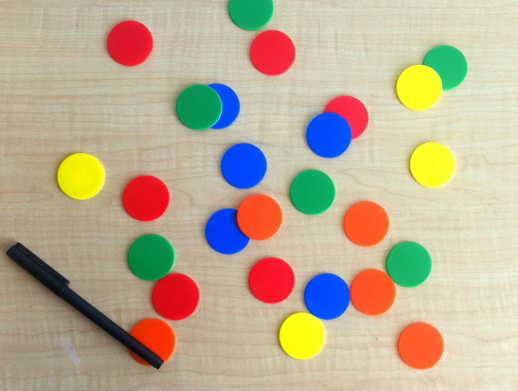
%> input picture proj_1/demos_preprocessing/coloredChips.png, 518 x 391 px
$ octave demo11_kmeans_ex.m   (GNU Octave 9; MATLAB toolbox functions it lacks are replaced by stand-ins)
%> lines starting %> are read from the running program, lines starting %| are printed output that depends on the picture
### proj_1/demos_preprocessing/rgb2lab.m
% RGB2LAB - RGB to L*a*b* colour space
%
% Usage: Lab = rgb2lab(im)
%
% This function wraps up calls to MAKECFORM and APPLYCFORM in a conveenient
% form.  Note that if the image is of type uint8 this function casts it to
% double and divides by 255 so that the transformed image can have the
% proper negative values for a and b.  (If the image is left as uint8 MATLAB
% will shift the values into the range 0-255)

% Copyright (c) 2009 Peter Kovesi
% School of Computer Science & Software Engineering
% The University of Western Australia
% pk at csse uwa edu au
% http://www.csse.uwa.edu.au/

% PK May 2009

function Lab = rgb2lab(im)

    if ndims(im) ~= 3;
        error('Image must be a colour image');
    end

    cform = makecform('srgb2lab');
    im = im2double(im);
    Lab = applycform(im, cform);
end

### proj_1/demos_preprocessing/demo11_kmeans_ex.m
clear variables;
close all;
clc;

chips = imread('coloredChips.png');
%> chips is the input picture: size 391x518x3 uint8; mean R, G, B 188.3, 173.3, 148.1
chipsLab = rgb2lab(chips);
%> in rgb2lab, `Lab = applycform(im, cform);`: Lab: size 391x518x3 double; mean of channels 1, 2, 3 73, 5, 16.6
A = chipsLab(:,:,2);
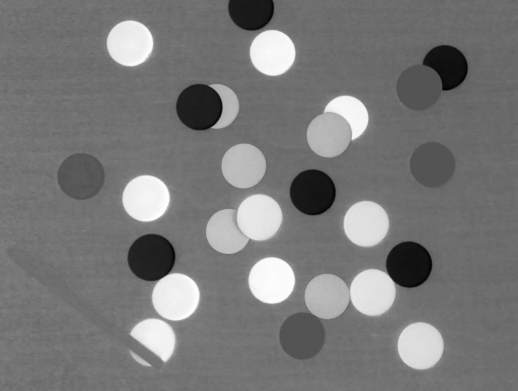
%> A: size 391x518 double; min -62.97, max 80.54, mean 5; drawn with min black and max white
B = chipsLab(:,:,3);
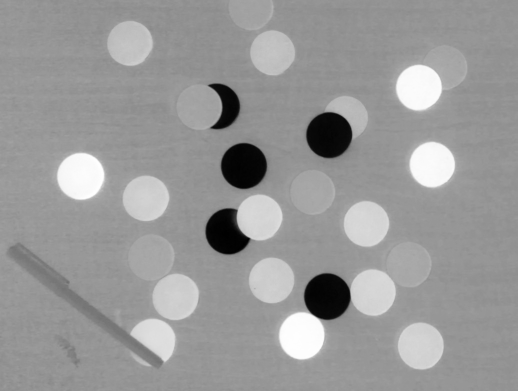
%> B: size 391x518 double; min -99.18, max 93.39, mean 16.6; drawn with min black and max white
K = 5;
[ind, C] = kmeans([A(:) B(:)], K, 'Replicates', 10);
%> C = [-14.71 87.9; -48.69 25.84; 38.19 -91.09; 67.99 53.95; 0.713 13.78]
chipsInd = zeros(size(A));
chipsInd(:) = ind;
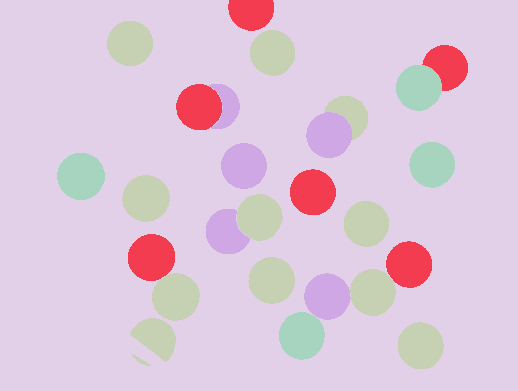
%> chipsInd: size 391x518 double; 5 distinct labels, from 1 to 5; one colour per label, 0 black
figure(7)
subplot(1,2,1);
imshow(chips,[]);
subplot(1,2,2);
imagesc(chipsInd);
axis image;
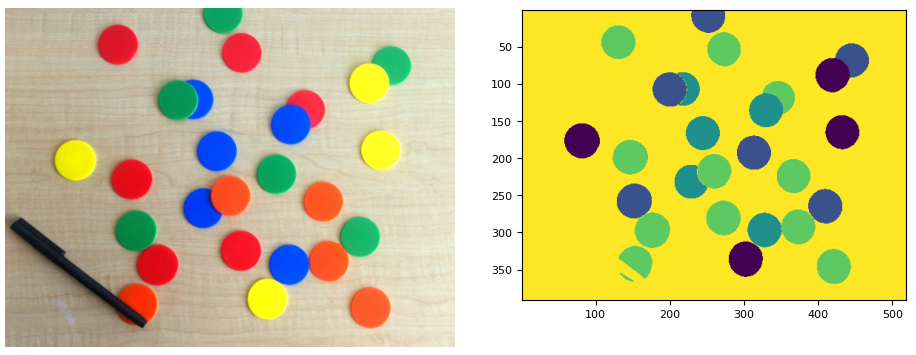
%> figure redrawn from the program's plot data, 2 panels

$ run again, with proj_1/demos_preprocessing/keys_and_coins.png copied over proj_1/demos_preprocessing/coloredChips.png
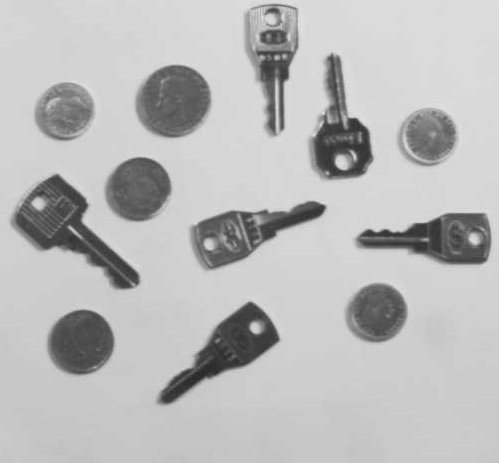
%> input picture proj_1/demos_preprocessing/keys_and_coins.png, 499 x 463 px
%> chips is the input picture: size 463x499x3 uint8; min 41, max 231, mean 186
%> Lab: size 463x499x3 double; mean of channels 1, 2, 3 75.1, 0, 0
%> `B = chipsLab(:,:,3);`:
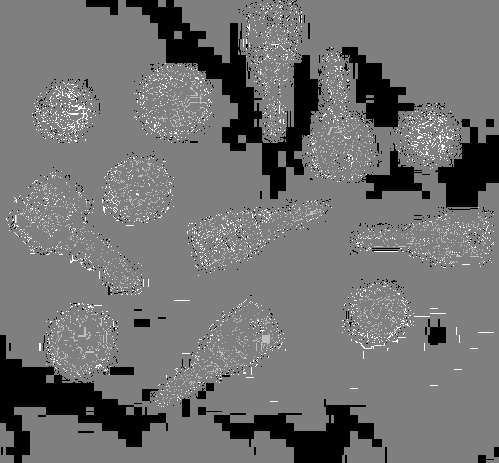
%> B: size 463x499 double; min -2.22e-14, max 2.22e-14, mean -2.37e-15; drawn with min black and max white
%> C = [-2.37e-16 4.12e-16; -5.55e-14 2.22e-14; -5.55e-14 0; 5.55e-14 -2.2e-14; 0 -2.22e-14]
%> chipsInd: size 463x499 double; 5 distinct labels, from 1 to 5
%> `axis image;`:
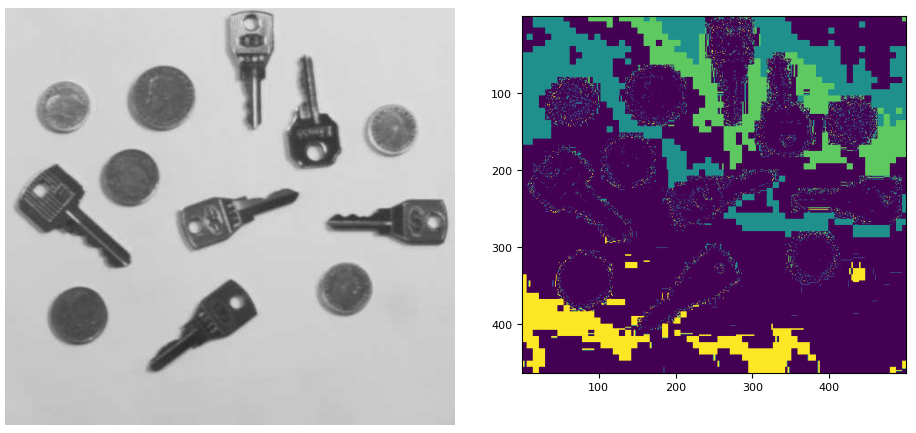
%> figure redrawn from the program's plot data, 2 panels
